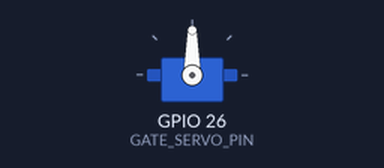
A sketch run on a simulated ESP32. Parts: servo. What the sketch prints to the serial monitor is not drawn.

Above: at 0.05 s.
Timing chart, 0 to 4.6 s (numbered marks = the images above):
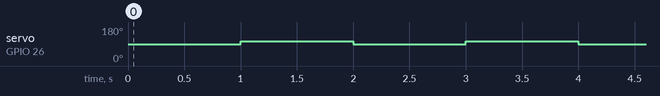

The sketch:

GateServoTest.ino
```cpp
#include <ESP32Servo.h>

#define GATE_SERVO_PIN 26

Servo gateservo;

void setup() {
    Serial.begin(115200);
    gateservo.attach(GATE_SERVO_PIN, 500, 2400); // ตั้งค่าช่วงพัลส์ PWM
}

void loop() {
    Serial.println("Moving to 0°...");
    gateservo.write(90);  // เปิดประตู
    delay(1000);

    Serial.println("Moving to 15°...");
    gateservo.write(105);  // ปิดประตู
    delay(1000);
}
```

Measured:
- by itself, servo on GPIO 26 (GATE_SERVO_PIN): alternates 105° for 1.0 s and 90° for 1.0 s
